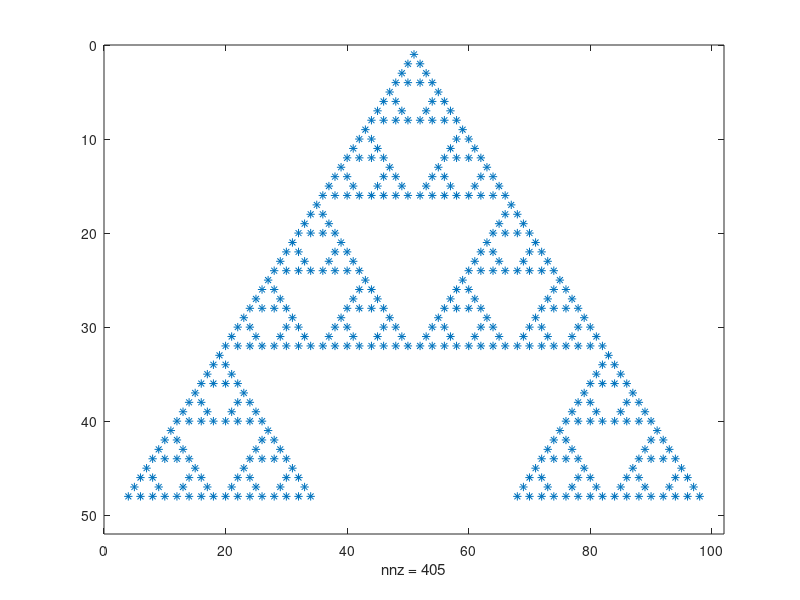

Write MATLAB code to recreate this figure.
%I have 6 states from that email. Lets see what I can do with them. Hmm...
size = 101;
time = 51;

%
A = zeros(time,size);
A(1,floor(size/2) + 1)=1;

%Ruleset for the 8bit two state automaton. Rule 90 is just the binary
%representation of 90 01011010
rule = [0,1,0,1,1,0,1,0]


%Updating the automaton according to the ruleset
for(t= 1:time-4),

for(i=2:size-1)
if(A(t,i-1) == 0   &   A(t,i) ==  0    &   A(t,i+1) == 0),

  A(t+1,i) = rule(1);

end
if(A(t,i-1) ==  0   &   A(t,i) ==  0    &   A(t,i+1) == 1 ),

  A(t+1,i) = rule(2);

end
if(A(t,i-1) == 0    &   A(t,i) == 1     &   A(t,i+1) == 0),

  A(t+1,i) = rule(3);

end
if(A(t,i-1) == 0    &   A(t,i) == 1     &   A(t,i+1) == 1),

  A(t+1,i) = rule(4);

end
if(A(t,i-1) == 1    &   A(t,i) == 0     &   A(t,i+1) == 0),

  A(t+1,i) = rule(5);

end
if(A(t,i-1) ==  1   &   A(t,i) ==  0    &   A(t,i+1) == 1),

  A(t+1,i) = rule(6);

end
if(A(t,i-1) ==  1   &   A(t,i) ==   1   &   A(t,i+1) == 0),

  A(t+1,i) = rule(7);

end
if(A(t,i-1) == 1    &   A(t,i) ==    1  &   A(t,i+1) == 1),

  A(t+1,i) = rule(8);

end

end
end

%Output for a 1D automaton
spy(A)

